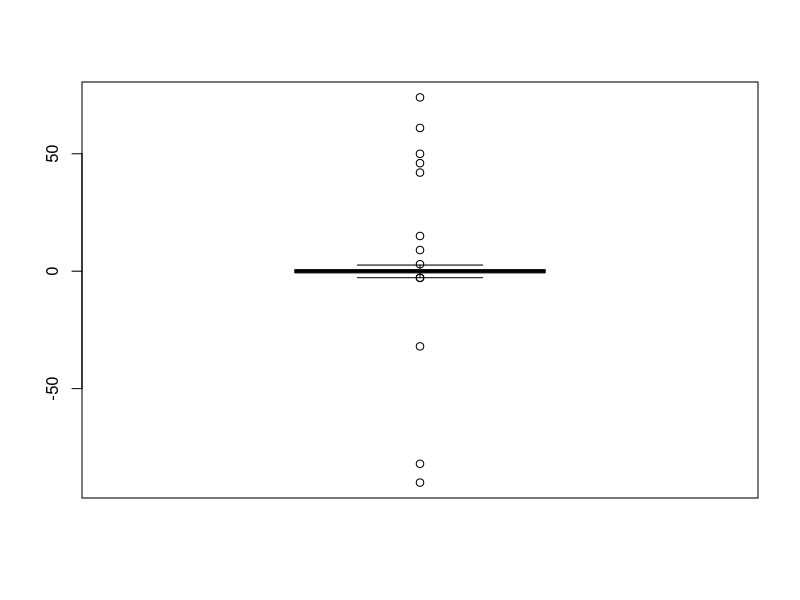
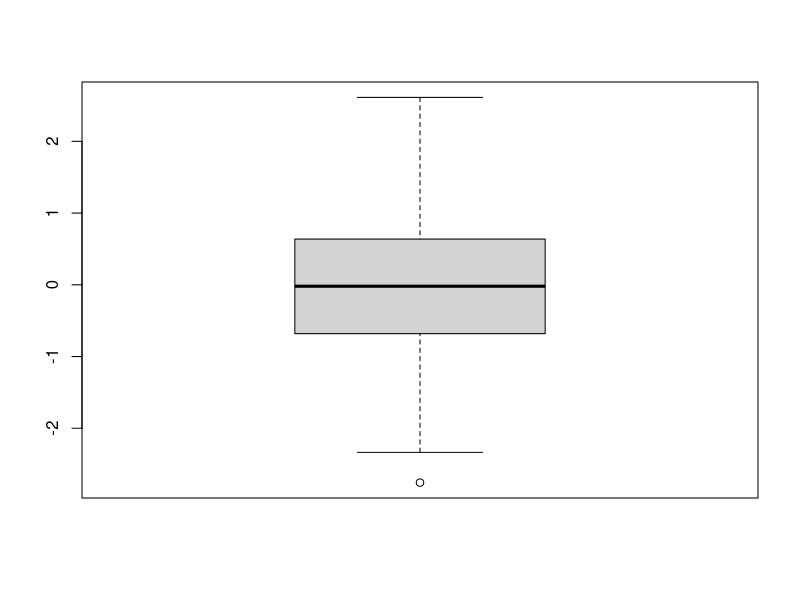

Write the R code that produced these figures, in order.
#creating the data containing 500 random values

data <- rnorm(500)
print(data)
#adding 10 random outliers to this data.
data[1:10] <- c(46,9,15,-90,42,50,-82,74,61,-32)

#draw boxpolot and an outlier is defined as a data point that is located outside the whiskers of the box plot.
boxplot(data)

#remove the outlier of the provided data boxplot.stats() function in R
data <- data[!data %in% boxplot.stats(data)$out]

#draw boxplot to verify whether ouliers removed or not
boxplot(data)
